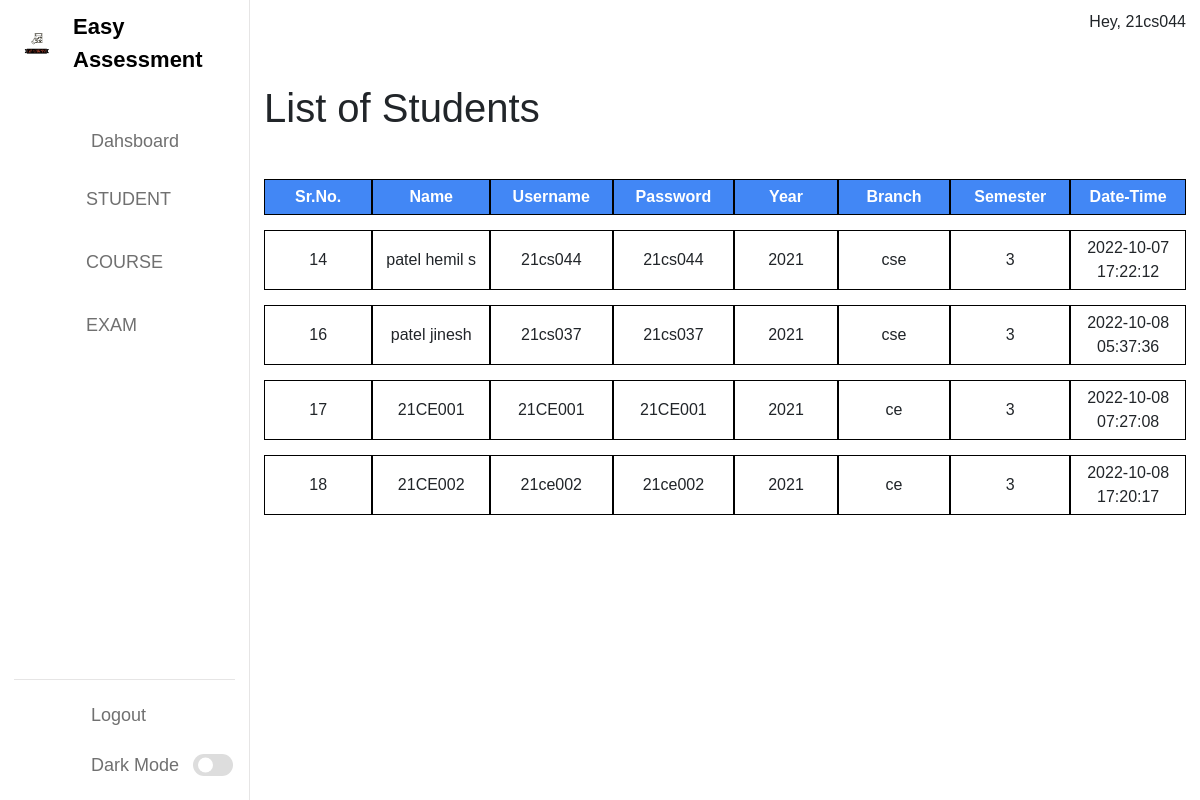
Page /facultydashboard.php?page=studentlist (signed in) on the committed database.
### tables this page shows
CREATE TABLE `student` (
  `Sr.No.` int(3) NOT NULL,
  `name` text NOT NULL,
  `username` varchar(30) NOT NULL,
  `password` varchar(30) NOT NULL,
  `yearcode` int(4) NOT NULL,
  `branch` varchar(20) NOT NULL,
  `currsem` int(2) NOT NULL,
  `module` text NOT NULL,
  `create_datetime` datetime NOT NULL DEFAULT current_timestamp()
);

### faculty/studentlist.php (the view, shortened to what this page needs)
<!DOCTYPE html>
<html lang="en">
<head>
    <link href="https://cdn.jsdelivr.net/npm/bootstrap@5.1.3/dist/css/bootstrap.min.css" rel="stylesheet">
</head>
<body>
    <h1>List of Students</h1>
    <br>
    <table class="tabel">
        <thead>
            <tr>
                <th>Sr.No.</th>
                <th>Name</th>
                <th>Username</th>
                <th>Password</th>
                <th>Year</th>
                <th>Branch</th>
                <th>Semester</th>
                <th>Date-Time</th>
            </tr>
        </thead>
        <tbody>
            <?php
            $servername = "localhost";
			$username = "root";
			$password = "";
			$database = "easyassessment";
			$connection = new mysqli($servername, $username, $password, $database);
			$sql = "SELECT * FROM student";
			$result = $connection->query($sql);
			while($row = $result->fetch_assoc()) {
                echo "<tr>
                    <td>" . $row["Sr.No."] . "</td>
                    <td>" . $row["name"] . "</td>
                    <td>" . $row["username"] . "</td>
                    <td>" .$row["password"]."</td>
                    <td>" . $row["yearcode"] . "</td>
                    <td>" . $row["branch"] . "</td>
                    <td>" . $row["currsem"] . "</td>
                    <td>" . $row["create_datetime"] . "</td>
                </tr>";
            }
            ?>
        </tbody>
    </table>
</body>
</html>

### faculty/index.css (style rules this page uses)
* { margin: 0; padding: 0; }
* { margin: 0; padding: 0; box-sizing: border-box; font-family: 'Poppins', sans-serif; }
:root { --primary-color: #0E4BF1; --panel-color: #FFF; --text-color: #000; --black-light-color: #707070; --border-color: #e6e5e5; --toggle-color: #DDD; --box1-color: #4DA3FF; --box2-color: #FFE6AC; --box3-color: #E7D1FC; --title-icon-color: #fff; --tran-05: all 0.5s ease; --tran-03: all 0.3s ease; --tran-03: all 0.2s ease; }
body { min-height: 100vh; background-color: var(--primary-color); }

### faculty/studentlist.php (style rules this page uses)
table { border-collapse: separate; border-spacing: 0 15px; }
th { background-color: #4287f5; color: white; }
th, td { width: 150px; text-align: center; border: 1px solid black; padding: 5px; }

### rows in the picture
student: No "14", name "patel hemil s", username "21cs044", password "21cs044", yearcode "2021", branch "cse", currsem "3", create_datetime "2022-10-07 17:22:12"
student: No "16", name "patel jinesh", username "21cs037", password "21cs037", yearcode "2021", branch "cse", currsem "3", create_datetime "2022-10-08 05:37:36"
student: No "17", name "21CE001", username "21CE001", password "21CE001", yearcode "2021", branch "ce", currsem "3", create_datetime "2022-10-08 07:27:08"
student: No "18", name "21CE002", username "21ce002", password "21ce002", yearcode "2021", branch "ce", currsem "3", create_datetime "2022-10-08 17:20:17"

### other values in the picture
$_SESSION['username'] "21cs044"
